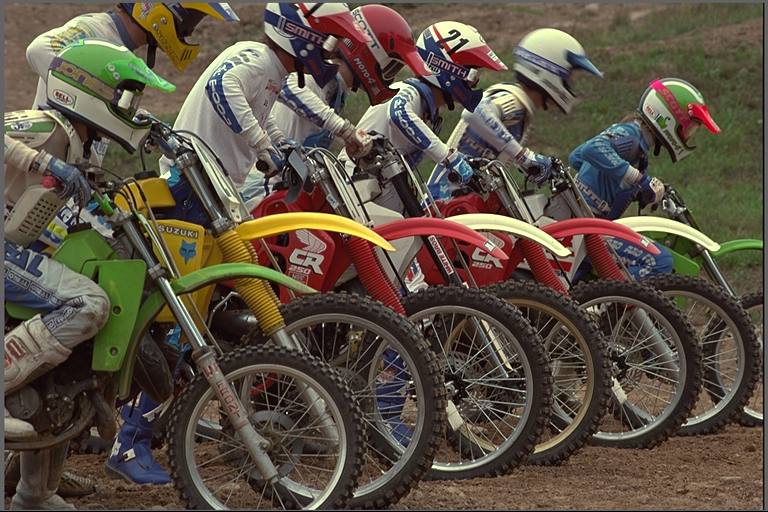
#> input picture 1/4/kodim05.png, 768 x 512 px
$ jupyter execute 4.2.ipynb   (older library calls are emulated)
#> lines starting #> are read from the running program, lines starting #| are printed output that depends on the picture
# تمرین ۴: فیلتر های لبه یاب و تیز کننده (قسمت ب)
به تصویر موتور سواران فیلتر سوبل در راستای طول و عرض اعمال کنید. تصاویر حاصل را تجمیع کنید. همین فرآیند را بوسیله
فیلتر اف که در یک بعد اعمال می شود و مقادیر آن برای شما مشخص شده است را در دو راستای طول و عرض به تصویر اعمال
کنید. همانند فیلتر سوبل دو خروجی که در یکی لبه ها در راستای طول ها و دیگری لبه ها در راستای عرض ها را مشخص می کند خواهید
داشت. خروجی ها را باهم تجمیع کنید

### Importing libraries and setting figs size

[cell 1]
import cv2
import matplotlib.pyplot as plt
import numpy as np

fig_w = 20
fig_h = 6

### Aggregate function for merging two images

[cell 2]
def aggregate(img_x, img_y):
    img_x = img_x.astype(np.uint32)
    img_y = img_y.astype(np.uint32)
    return np.sqrt((img_x ** 2) + (img_y ** 2)).astype(np.uint8)

نکته مشکل ساز در پیاده سازی این تابع دقت به تایپ تصویر ورودی و تبدیل آن برای انجام دقیق محاسبات است. در صورتی کهتایپ ورودی از نوع ۸ بیتی باقی بماند در عملیات های توان و جمع اورفلو رخ داده و مقادیر اشتباه محاسبه می شوند. پس لازم است ابتدا فضای مورد نیاز جهت محاسبات ایجاد شود و پس از انجام محاسبات دوباره تایپ مورد نظر به تصویر نهایی اعمال شود

### Reading origianl image and showing it

[cell 3]
kodim = cv2.imread("kodim05.png", cv2.IMREAD_UNCHANGED)
#> kodim is the input picture: shape (512, 768, 3); mean B, G, R 67.5, 81, 91.5
plt.imshow(kodim)
plt.show()

### Applying sobel filters and showing its results

[cell 4]
y_gate = np.array([[-1, -2, -1],
                   [0, 0, 0],
                   [1, 2, 1]])
x_gate = np.array([[-1, 0, 1],
                   [-2, 0, 2],
                   [-1, 0, 1]])
ddepth = cv2.CV_8U
border = cv2.BORDER_REPLICATE
y_kodim = cv2.filter2D(kodim, ddepth, y_gate, borderType=border)
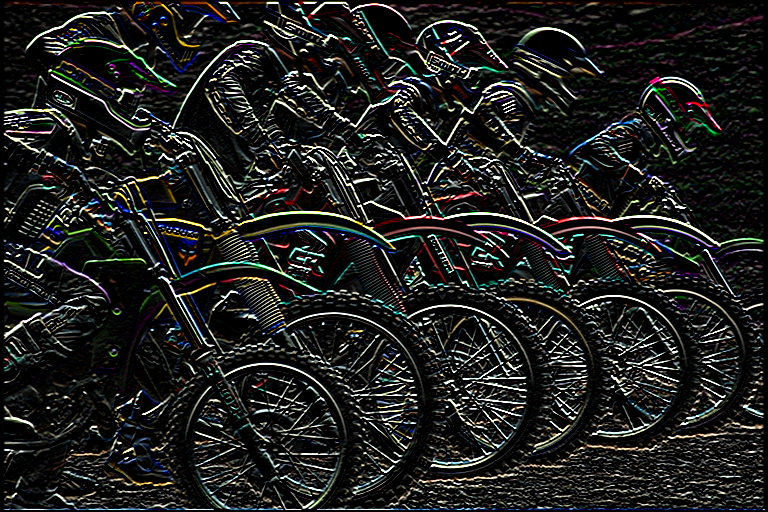
#> y_kodim: shape (512, 768, 3); mean B, G, R 30.3, 32.2, 31.3
x_kodim = cv2.filter2D(kodim, ddepth, x_gate, borderType=border)
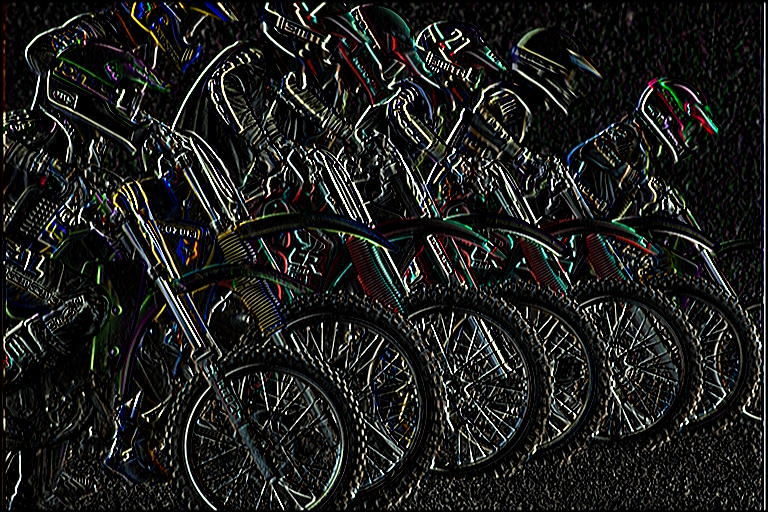
#> x_kodim: shape (512, 768, 3); mean B, G, R 28.2, 30.2, 29.4

_, subplt = plt.subplots(1, 2, figsize=(fig_w, fig_h))
subplt[0].imshow(y_kodim, cmap='gray')
subplt[0].set_title("Sobel Y")
subplt[1].imshow(x_kodim, cmap='gray')
subplt[1].set_title("Sobel X")
plt.show()
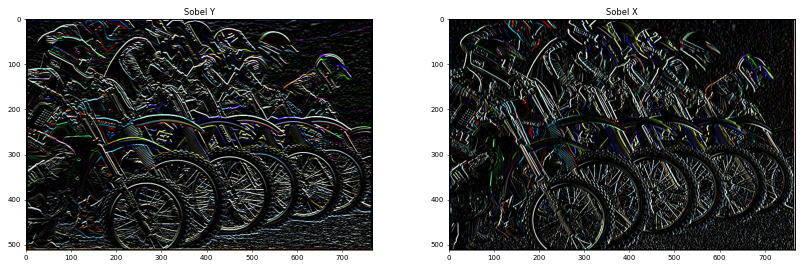
#> figure drawn by matplotlib, 2 panels; B, G, R data is drawn as R, G, B

[cell 5]
plt.imshow(aggregate(x_kodim, y_kodim), cmap='gray')
#> in aggregate, `return np.sqrt((img_x ** 2) + (img_y ** 2)).astype(np.uint8)`:
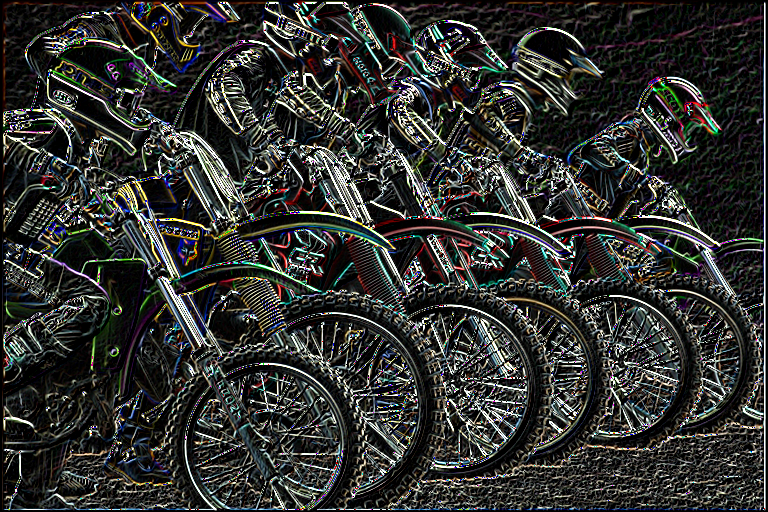
#> returned value: shape (512, 768, 3); mean of channels 0, 1, 2 48.3, 50.9, 49.7; drawn as B, G, R
plt.show()

### Applying F filters and showing its results

نکته: به نظر میرسد مقدار پنجم و ششم فیلتر در صورت سوال اشتباه آورده شده مقادیر صحیح در کد زیر اعمال شده اند

[cell 6]
F = np.array(
    [[-0.0052625, -0.0173466, -0.0427401, -0.0768961, -0.0957739, -0.6696751, 0, 0.6696751, 0.0957739, 0.0768961,
     0.0427401, 0.0173466, 0.0052625]])

Fy_kodim = cv2.filter2D(kodim, ddepth, F.transpose(), borderType=border)
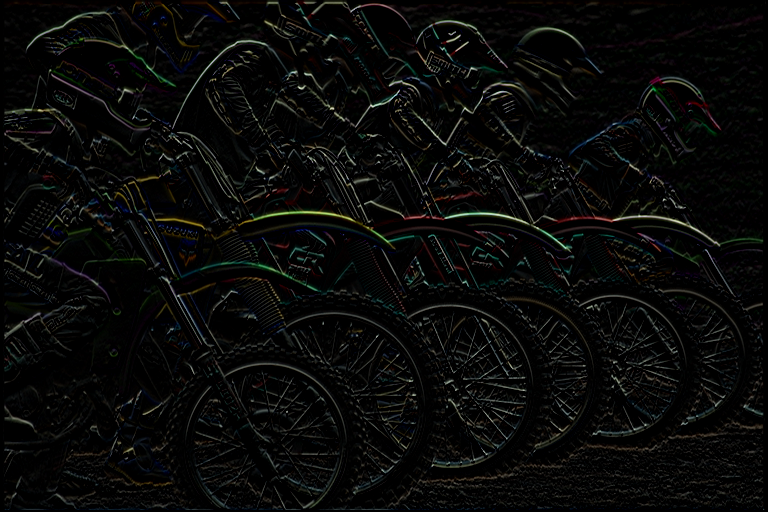
#> Fy_kodim: shape (512, 768, 3); mean B, G, R 8.5, 9.4, 9
Fx_kodim = cv2.filter2D(kodim, ddepth, F, borderType=border)
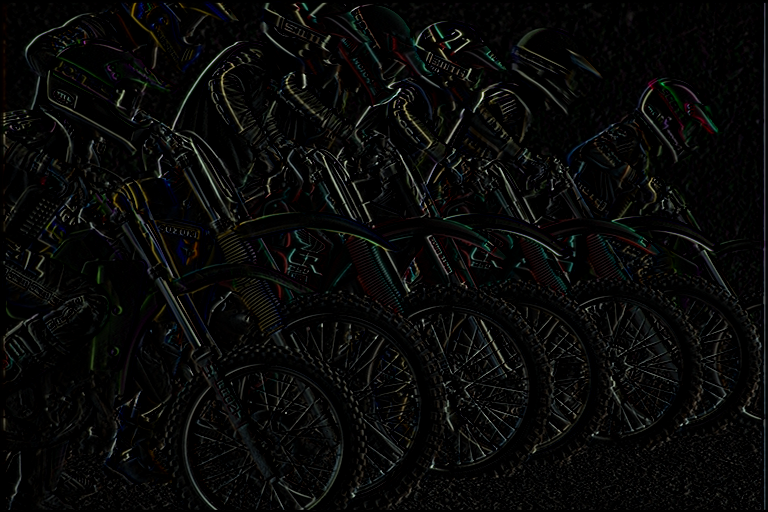
#> Fx_kodim: shape (512, 768, 3); mean B, G, R 8.1, 8.9, 8.5

_, subplt = plt.subplots(1, 2, figsize=(fig_w, fig_h))
subplt[0].imshow(Fy_kodim, cmap='gray')
subplt[0].set_title("F Y")
subplt[1].imshow(Fx_kodim, cmap='gray')
subplt[1].set_title("F X")
plt.show()
#> figure, not shown here; B, G, R data is drawn as R, G, B

[cell 7]
plt.imshow(aggregate(Fx_kodim, Fy_kodim))
#> in aggregate (call 2), `return np.sqrt((img_x ** 2) + (img_y ** 2)).astype(np.uint8)`:
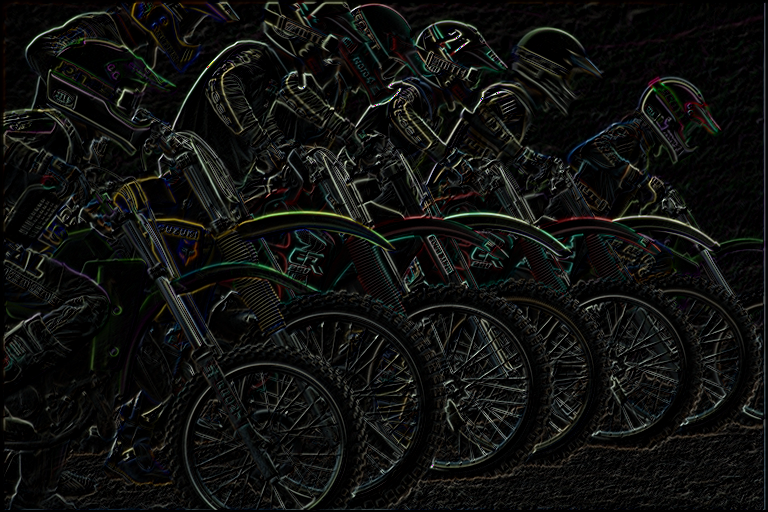
#> returned value: shape (512, 768, 3); mean of channels 0, 1, 2 14.8, 16.4, 15.7; drawn as B, G, R
